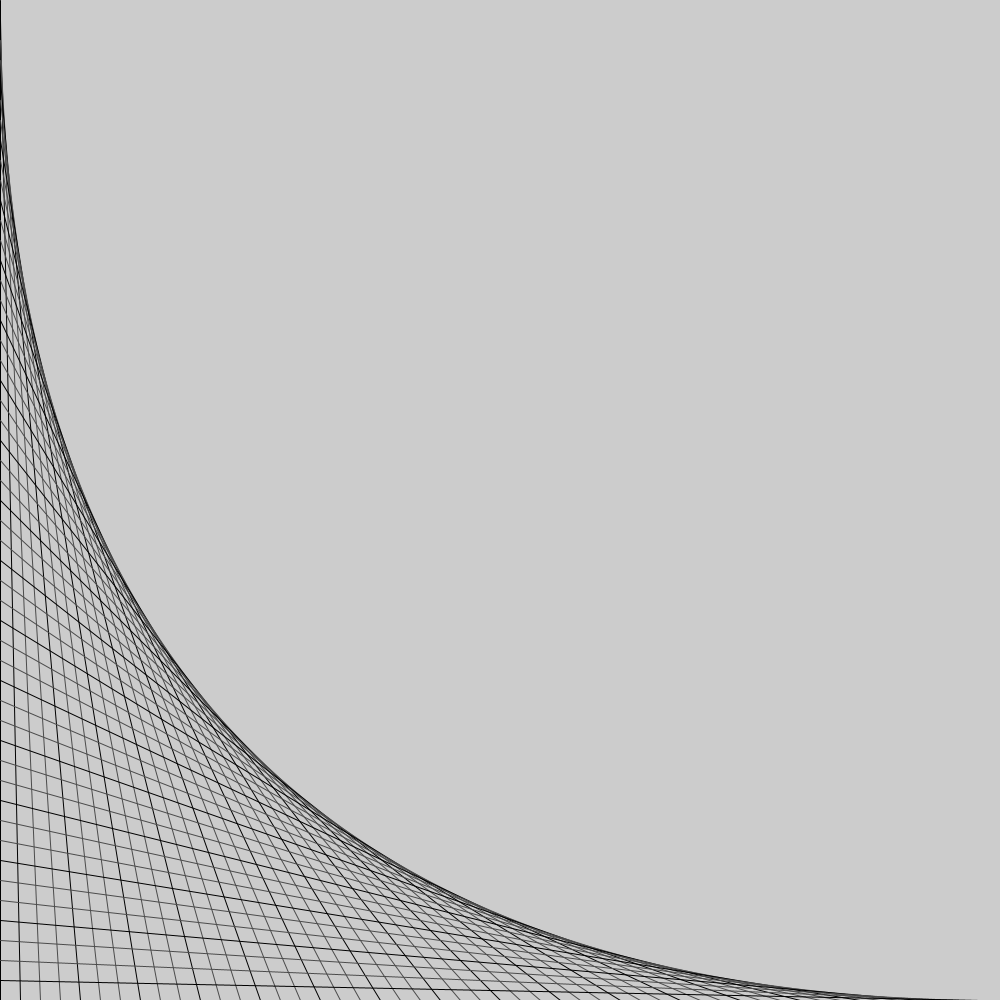
Frame 1 (no input)
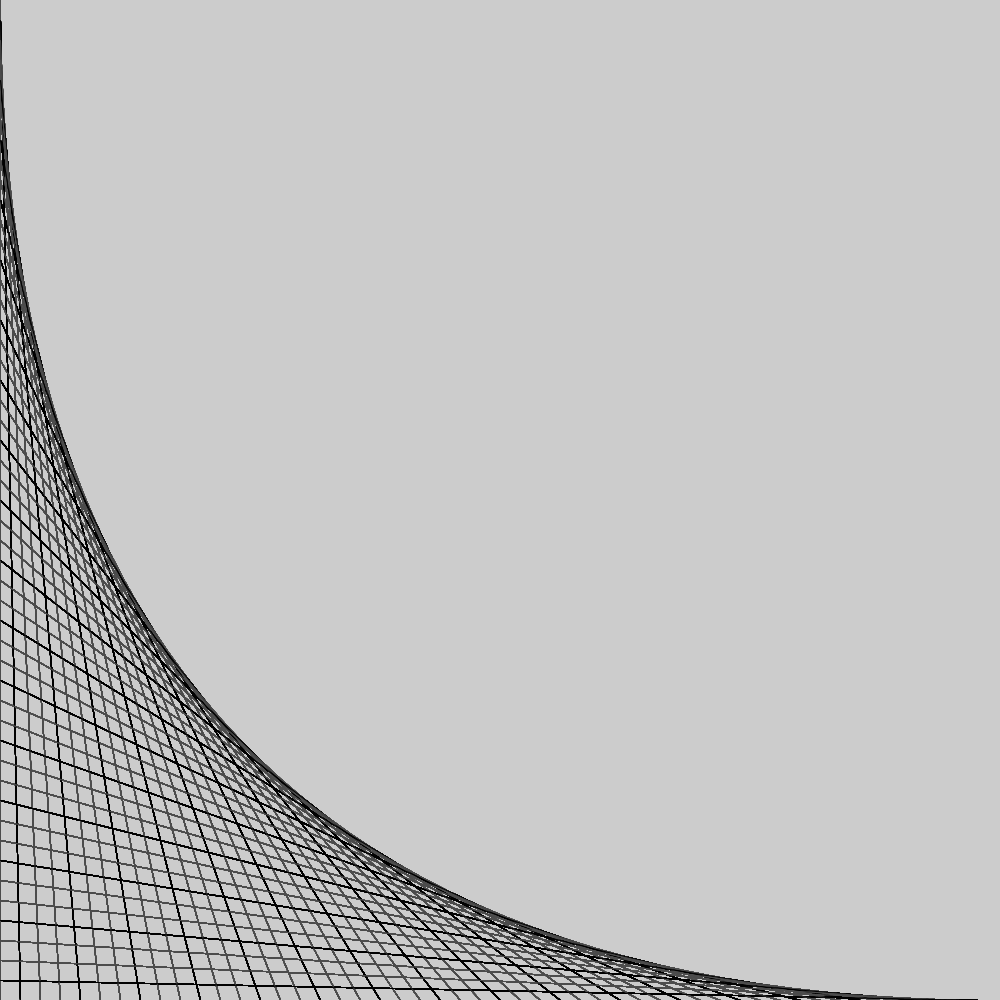
Frame 60 (the mouse pressed at the canvas centre just before this capture)
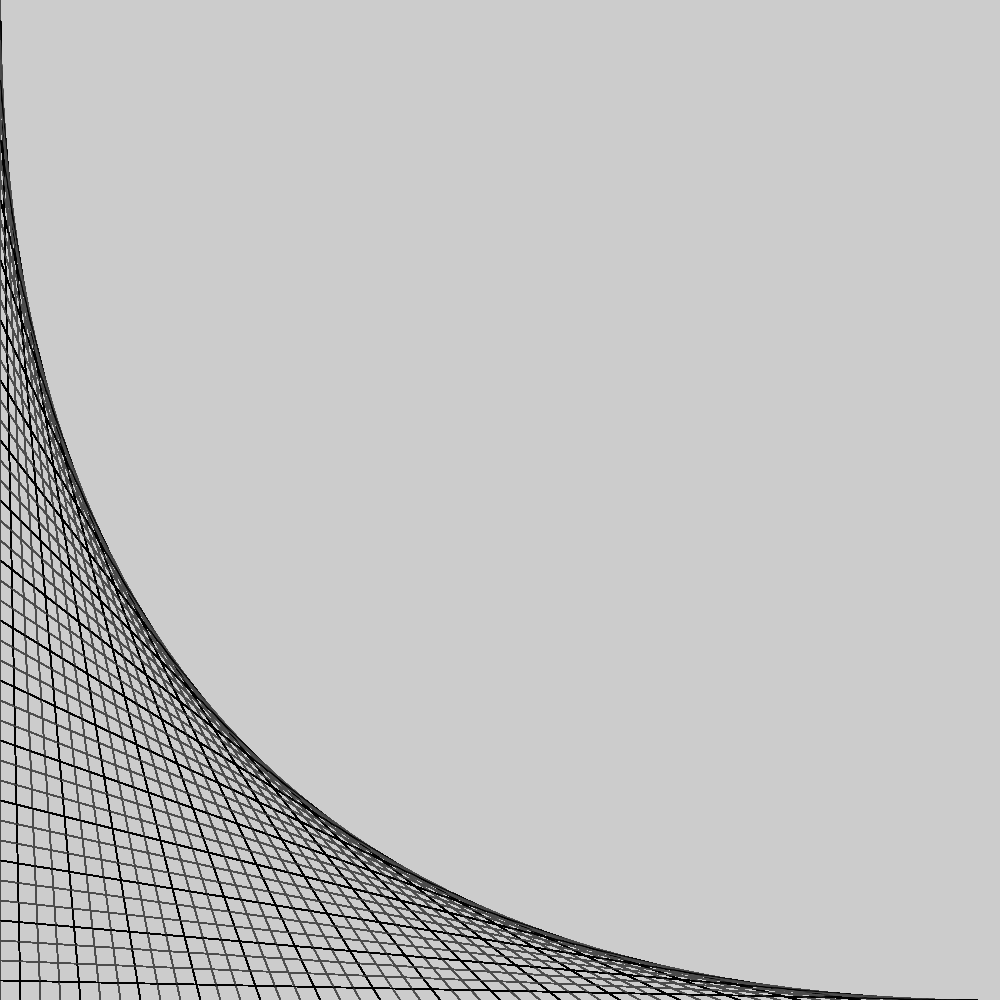
Frame 120 (the mouse held since frame 60 and released just before this capture)

The Processing sketch that drew these frames (run headless with seeded random() and noise(); from frame 60 on, the mouse is pressed at the canvas centre):

// Processing sketch: ParabolicCurves
// ── ParabolicCurves.pde
int lineDistance = 20;

void setup(){
  size(1000,1000);
  strokeWeight(1);
}

void draw(){
  parabolicCurve();
}

void parabolicCurve(){

  for(int i = 0; i < height; i += lineDistance){
    line(0, i, i, height);

    if(i % 3 == 0){
      stroke(0);
    } else {
      stroke(75, 75, 75);
    }
  }
}
